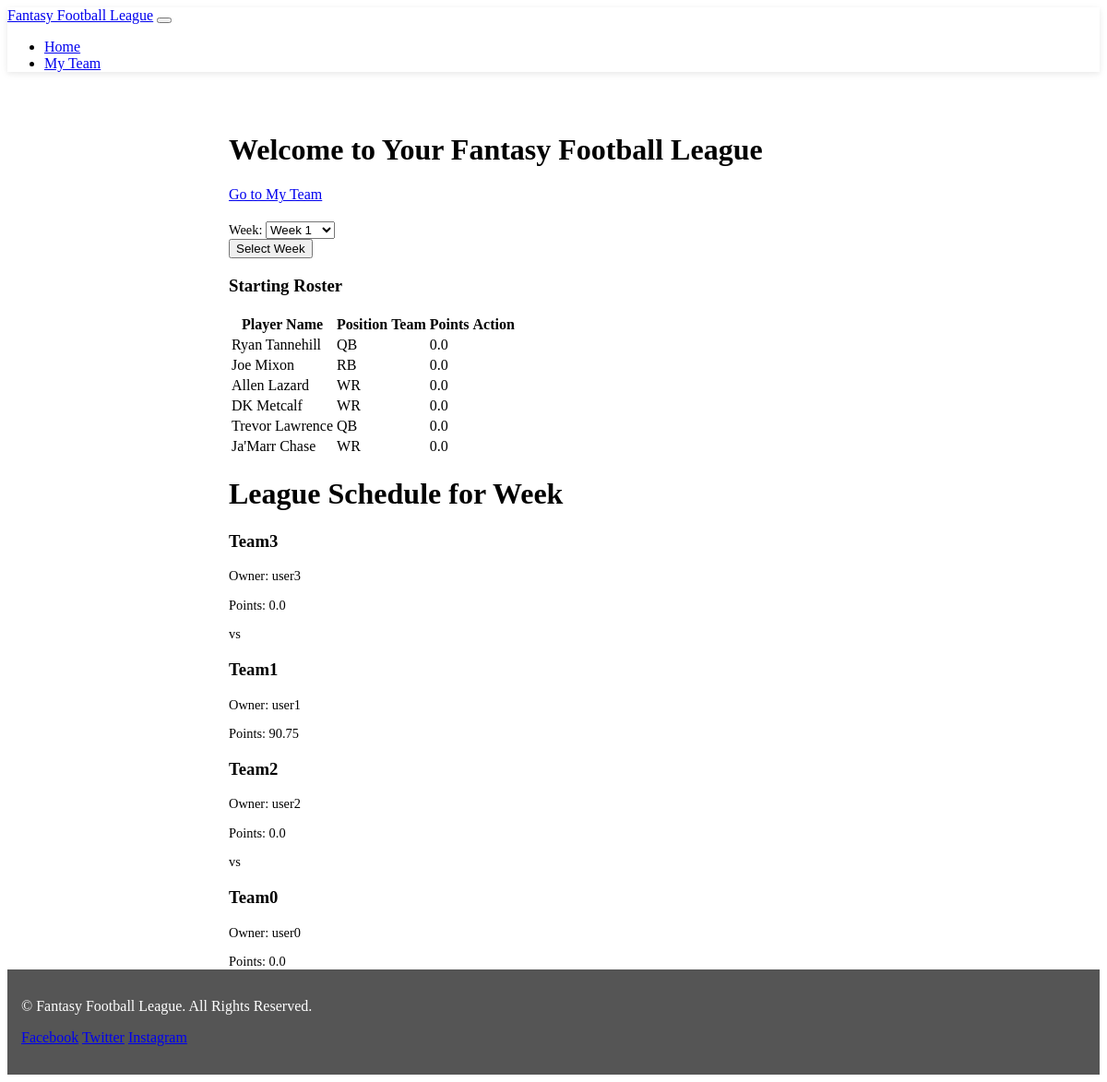
The app's page /home/ (signed in), older data.
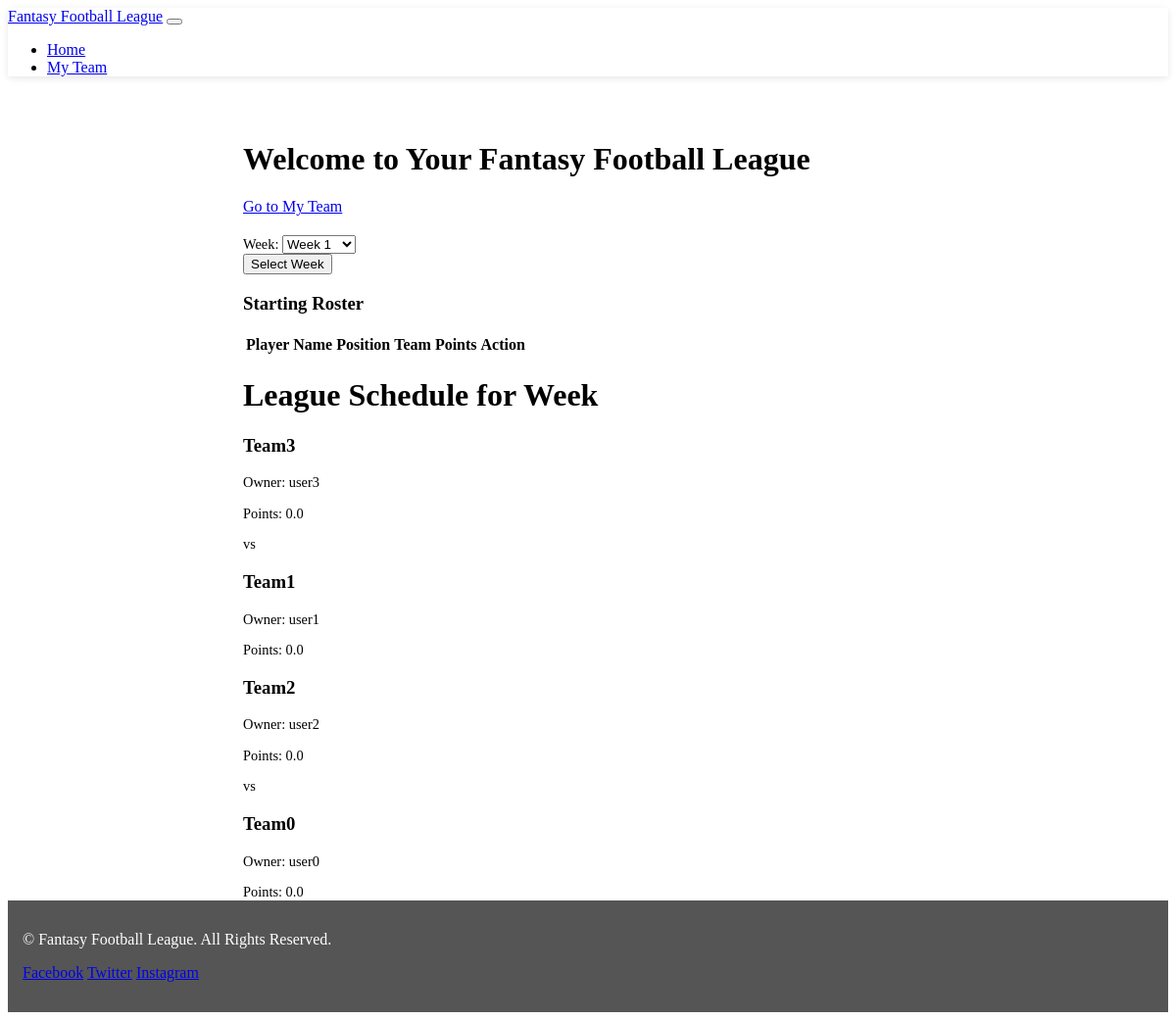
The same page, newer data.
### player_scraping/models.py (models this page shows)
class Player(models.Model):
    id = models.CharField(max_length=20, primary_key=True)
    name = models.CharField(max_length=100)
    position = models.CharField(max_length=20)
    full_team = models.CharField(max_length=20, null=True)
    abr_team = models.CharField(max_length=5, null=True)
    transaction_history = models.ManyToManyField("Transaction", related_name="players")

class Match(models.Model):
    team1 = models.ForeignKey(Team, related_name="team1", on_delete=models.CASCADE)
    team2 = models.ForeignKey(Team, related_name="team2", on_delete=models.CASCADE)
    league = models.ForeignKey(
        "League", related_name="league", on_delete=models.CASCADE
    )
    week = models.IntegerField()
    season = models.IntegerField()
    team1_points = models.DecimalField(
        null=True, decimal_places=2, max_digits=6
    )  # Store the total points of team1 in this match
    team2_points = models.DecimalField(
        null=True, decimal_places=2, max_digits=6
    )  # Store the total points of team2 in this match

class Team(models.Model):
    name = models.CharField(max_length=100)
    owner = models.ForeignKey("auth.User", on_delete=models.CASCADE)
    roster = models.ManyToManyField("Player", related_name="starting_teams")
    league = models.ForeignKey("League", null=True, on_delete=models.CASCADE)

### player_scraping/views.py (the view)
# urls.py: path('home/', include("player_scraping.urls"), name='index'),
@login_required
def home(request):
    context = {}
    context.update(DBService.get_player_roster_with_points(request))
    context.update(DBService.get_weeks_schedule(context["current_week"]))
    logger.warning(f"context: {context}")
    return render(request, "index.html", context)

### player_scraping/forms.py
class WeekSelectForm(forms.Form):
    week = forms.ChoiceField()
    def __init__(self, *args, **kwargs):
        super().__init__(*args, **kwargs)
        max_week = 14
        WEEK_CHOICES = [(i, f"Week {i}") for i in range(1, max_week + 1)]
        self.initial["week"] = League.objects.first().current_week
        self.fields["week"].choices = WEEK_CHOICES

### player_scraping/db_service.py (called while the page is built)
    @staticmethod
    def get_player_points(player, week, season):
        player_stat = PlayerStat.objects.filter(
            player=player, week=week, season=season
        ).first()
        logger.warning(f"Player: {player_stat}")
        if player_stat:
            return player_stat.points
        else:
            return DBService.fetch_and_save_player_stats(player.id, week, season)

    @staticmethod
    def fetch_and_save_player_stats(player_id, week, season):
        data = APIService.fetch_player_stats(player_id, week, season)
        logger.warning(f"data: {data}")
        if data is not None:
            return DBService.save_player_stats(player_id, week, season, data)
        else:
            return 0.0

    @staticmethod
    def get_match_points(match):
        match.team1_points = DBService.get_team_points(match.team1, match.week, match.season)
        match.team2_points = DBService.get_team_points(match.team2, match.week, match.season)

    @staticmethod
    def get_team_points(team, week, season):
        team_points = 0.0
        for player in team.roster.all():
            player_stat = PlayerStat.objects.filter(player=player, week=week, season=season).first()
            logger.warning(player_stat)
            if not player_stat:
                pPoints = DBService.get_player_points(player, week, season)
                team_points += pPoints
            else:
                team_points += float(player_stat.points)
        return team_points

    @staticmethod
    def get_weeks_schedule(week):
        league = League.objects.first()
        matches = Match.objects.filter(
            league_id=league, week=week, season=league.season
        )
        if not matches.exists():
            DBService.create_schedule(14)
            matches = Match.objects.filter(
                league_id=league, week=week, season=league.season
            )
        context = {"games": []}
        for match in matches:
            if not match.team1_points or match.team2_points:
                DBService.get_match_points(match)
            context["games"].append(match)
        return context

### templates/index.html (shortened to what this page needs)
{% extends 'base.html' %} {% block content %}
<h1 class="my-4">Welcome to Your Fantasy Football League</h1>
{% if user.is_authenticated %}
<a href="{% url 'my_team' %}" class="btn btn-success">Go to My Team</a>
<form method="post">
  {{ form.as_p }}
  <button type="submit">Select Week</button>
</form>
<div class="starting-roster my-4">
  <h3>Starting Roster</h3>
  <form method="post" action="{% url 'change_roster' %}">
    <table class="table table-striped">
      <thead>
        <tr>
          <th>Player Name</th>
          <th>Position</th>
          <th>Team</th>
          <th>Points</th>
          <th>Action</th>
        </tr>
      </thead>
      <tbody>
        {% for player, points in roster_with_points %}
        <tr>
          <td>{{ player.name }}</td>
          <td>{{ player.position }}</td>
          <td>{{ player.team }}</td>
          <td>{{ points }}</td>
        </tr>
        {% endfor %}
      </tbody>
    </table>
  </form>
</div>
<div class="container">
  <h1>League Schedule for Week {{ week }}</h1>
  {% for game in games %}
  <article class="match">
    <div class="team-info">
      <h3 class="team-name">{{ game.team1.name }}</h3>
      <p class="team-owner">Owner: {{ game.team1.owner.username }}</p>
      <p class="team-points">Points: {{ game.team1_points }}</p>
    </div>
    <p class="vs">vs</p>
    <div class="team-info">
      <h3 class="team-name">{{ game.team2.name }}</h3>
      <p class="team-owner">Owner: {{ game.team2.owner.username }}</p>
      <p class="team-points">Points: {{ game.team2_points }}</p>
    </div>
  </article>
  {% endfor %}
</div>
</div>
{% else %}
<a href="{% url 'accounts:login' %}">Log In</a>
{% endif %}
{% endblock %}

### templates/base.html (shortened to what this page needs)
{% load static %} {% load compress %}
<!DOCTYPE html>
<html lang="en">
  <head>
    <link href="{% static 'static/css/style.css' %}" rel="stylesheet" />
    <link rel="stylesheet" href="{% static 'css/search.css' %}" />
    {% compress css %}
    <link type="text/x-scss" href="{% static 'bootstrap/scss/bootstrap.scss' %}" rel="stylesheet" media="screen" />
    {% endcompress %}
  </head>
  <body>
    <header>
      <nav class="navbar navbar-expand-lg navbar-light bg-light">
        <a class="navbar-brand" href="{% url 'index' %}">Fantasy Football League</a>
        <button
          class="navbar-toggler"
          type="button"
          data-toggle="collapse"
          data-target="#navbarNav"
          aria-controls="navbarNav"
          aria-expanded="false"
          aria-label="Toggle navigation"
        >
        </button>
        <div class="collapse navbar-collapse" id="navbarNav">
          <ul class="navbar-nav">
            <li class="nav-item">
              <a class="nav-link" href="{% url 'index' %}">Home</a>
            </li>
            <li class="nav-item">
              <a class="nav-link" href="{% url 'my_team' %}">My Team</a>
            </li>
          </ul>
        </div>
      </nav>
    </header>
    <main>
      <div class="container">{% block content %}{% endblock %}</div>
    </main>
    <footer class="bg-light text-center py-3">
      <p>&copy; {{ current_year }} Fantasy Football League. All Rights Reserved.</p>
      <p>
        <a href="#" class="mr-2">Facebook</a>
        <a href="#" class="mr-2">Twitter</a>
        <a href="#" class="mr-2">Instagram</a>
      </p>
    </footer>
  </body>
</html>

### Tempary/static/css/style.css (style rules this page uses)
main p, #text-normal { font-size: 0.9rem; letter-spacing: normal; font-weight: normal; text-decoration: none solid rgb(68, 68, 68); font-style: normal; text-transform: none; margin-bottom: 0 !important; }
.navbar { margin-bottom: 0; border-radius: 0; box-shadow: 0 2px 5px 0 rgb(0 0 0 / 5%), 0 2px 10px 0 rgb(0 0 0 / 5%); }
main { margin-top: 66px; }
footer { background-color: #555; color: white; padding: 15px; }
@media (min-width: 992px) { main { padding-left: 240px; } }

Row changes from the older to the newer data that the page shows:
removed Player: name "Ryan Tannehill", position "QB", points "0.0"
removed Player: name "Joe Mixon", position "RB", points "0.0"
removed Player: name "Allen Lazard", position "WR", points "0.0"
removed Player: name "DK Metcalf", position "WR", points "0.0"
removed Player: name "Trevor Lawrence", position "QB", points "0.0"
removed Player: name "Ja'Marr Chase", position "WR", points "0.0"
computed for Match "Team3": team2_points "90.75" → "0.0"
